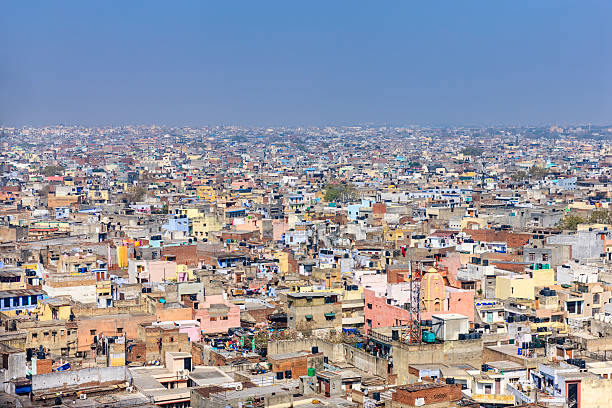
#> input picture pic 2.jpg, 612 x 408 px
$ python -i solar_rooftop_ai_tool.py   (imports and definitions only)
#> lines starting #> are read from the running program, lines starting #| are printed output that depends on the picture; after the words box and inside, x2 and y2 are one past the last pixel; in counts of white or black regions, pixels touching at a corner belong together
#> further down, picture is the input picture: PIL image 612x408 RGB; mean R, G, B 147.6, 149.6, 161.5
# solar_rooftop_ai_tool.py

import streamlit as st
import numpy as np
import cv2
from PIL import Image
import io
import base64

# [7 lines not run here, left out]
# [1 line that did not run here, left out]
# [1 line that did not run here, left out]

# Constants for ROI Estimation
PANEL_EFFICIENCY = 0.18
SYSTEM_LOSS = 0.85  # accounts for shading, inverter loss, etc.
COST_PER_WATT = 1.2  # USD per watt
AVG_COST_PER_KWH = 0.15  # USD


def dynamic_rooftop_estimation(image):
    image_np = np.array(image.convert("RGB"))
    gray = cv2.cvtColor(image_np, cv2.COLOR_RGB2GRAY)
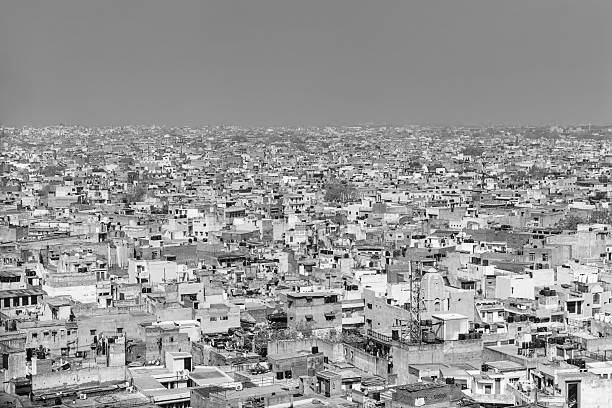
#> gray: shape (408, 612); min 0, max 255, mean 150.3
    edges = cv2.Canny(gray, 100, 200)
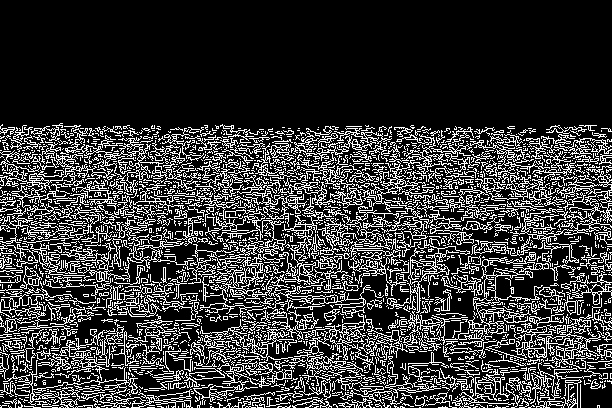
#> edges: shape (408, 612); 22% white in thin lines or dots, all inside (x1, y1, x2, y2) = (0, 123, 612, 408)

    contours, _ = cv2.findContours(edges, cv2.RETR_TREE, cv2.CHAIN_APPROX_SIMPLE)
#> contours = 3587 contours, 3229 with area under 20; largest, box (x1, y1, x2, y2) and area: (199, 197, 384, 320) 1518, (511, 325, 612, 369) 921, (468, 268, 543, 335) 780, (387, 240, 470, 313) 674, (189, 319, 271, 405) 627
    area_estimate = 0
    for cnt in contours:
        approx = cv2.approxPolyDP(cnt, 0.02 * cv2.arcLength(cnt, True), True)
        if len(approx) >= 4:
            area = cv2.contourArea(cnt)
            if area > 1000:
                area_estimate += area
#> this loop made 3587 passes
#> area on passes 55, 57, 87, 88, 111: 30.5, 21.5, 51.5, 38.5, 22
#> approx on passes 1 to 6: [[561, 407]], [[479, 407]], [[419, 407], [420, 407]], [[373, 407], [374, 407]], [[360, 407]], [[147, 407], [154, 407]]
#> after the loop, area_estimate = 1517.5

    m2_estimate = round(area_estimate / 1000, 2)
#> m2_estimate = 1.52
    return m2_estimate


def calculate_solar_output(area_m2, sunlight_hours):
    usable_watt = area_m2 * 1000 * PANEL_EFFICIENCY * SYSTEM_LOSS
    daily_kwh = (usable_watt / 1000) * sunlight_hours
    yearly_kwh = daily_kwh * 365
    return daily_kwh, yearly_kwh, usable_watt


def calculate_roi(yearly_kwh, usable_watt):
    installation_cost = usable_watt * COST_PER_WATT
    annual_savings = yearly_kwh * AVG_COST_PER_KWH
    payback_period = installation_cost / annual_savings if annual_savings != 0 else float('inf')
    return installation_cost, annual_savings, payback_period


# [22 lines not run here, left out]

>>> from PIL import Image
>>> picture = Image.open('pic 2.jpg')
>>> result = dynamic_rooftop_estimation(picture)
#> result = 1.52

$ run again, on pic 5.jpg
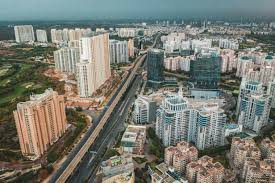
#> input picture pic 5.jpg, 275 x 183 px
#> picture is the input picture: PIL image 275x183 RGB; mean R, G, B 120, 122.2, 113.1
#> in dynamic_rooftop_estimation, `gray = cv2.cvtColor(image_np, cv2.COLOR_RGB2GRAY)`:
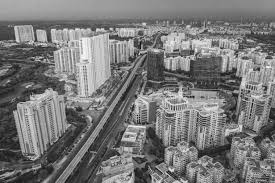
#> gray: shape (183, 275); min 2, max 254, mean 120.5
#> in dynamic_rooftop_estimation, `edges = cv2.Canny(gray, 100, 200)`:
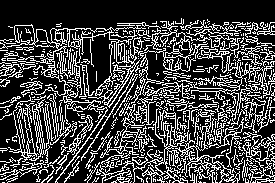
#> edges: shape (183, 275); 27% white in thin lines or dots
#> contours = 666 contours, 586 with area under 20; largest, box (x1, y1, x2, y2) and area: (0, 24, 146, 183) 3020, (99, 108, 244, 183) 1236, (50, 33, 81, 96) 984, (242, 132, 275, 183) 608, (101, 41, 135, 101) 608
#> the loop in dynamic_rooftop_estimation, `for cnt in contours:` made 666 passes
#> area on passes 30, 50, 54, 57, 78, 79, 112, 114: 30, 23.5, 81.5, 41.5, 41, 22.5, 608.5, 60
#> after the loop in dynamic_rooftop_estimation, `for cnt in contours:`: area_estimate = 3020.5
#> m2_estimate = 3.02
